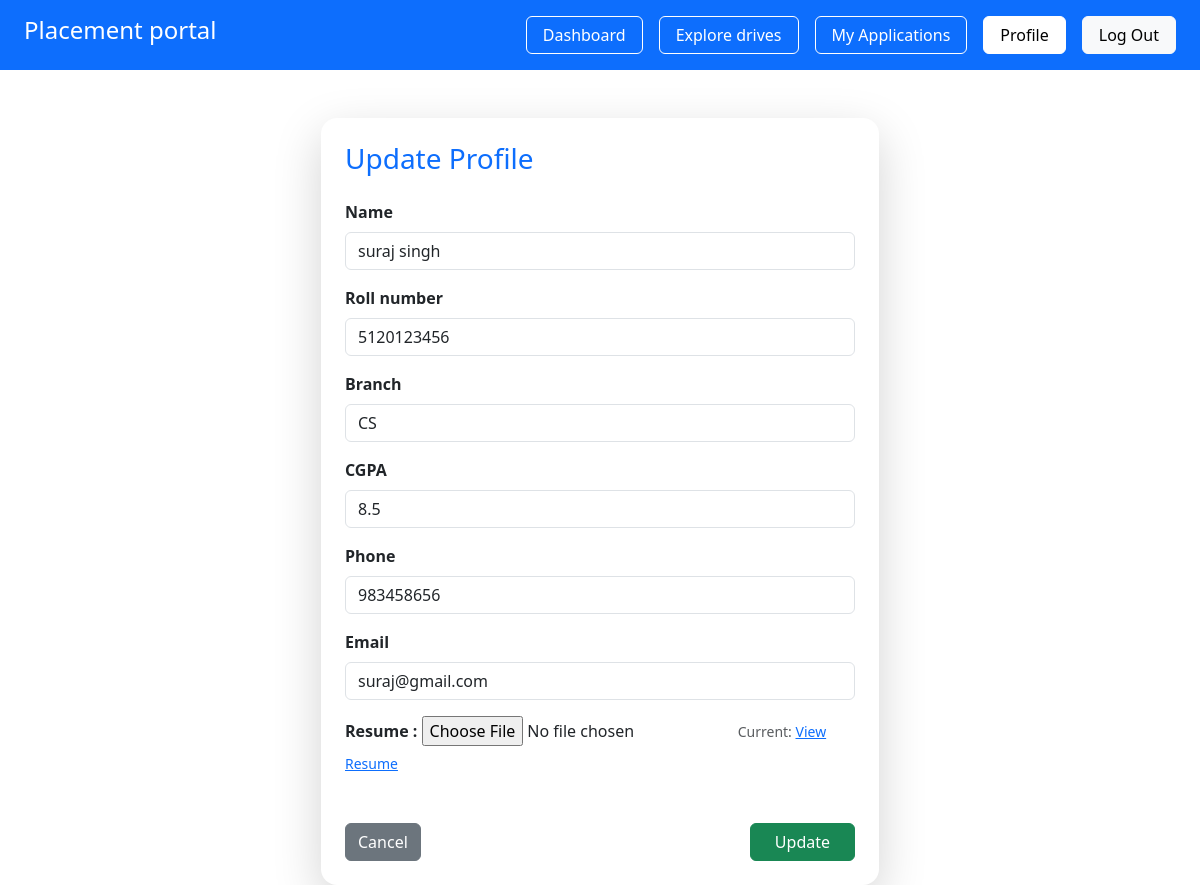
Page /student/stu_profile/1 (signed in) on the earlier database version.
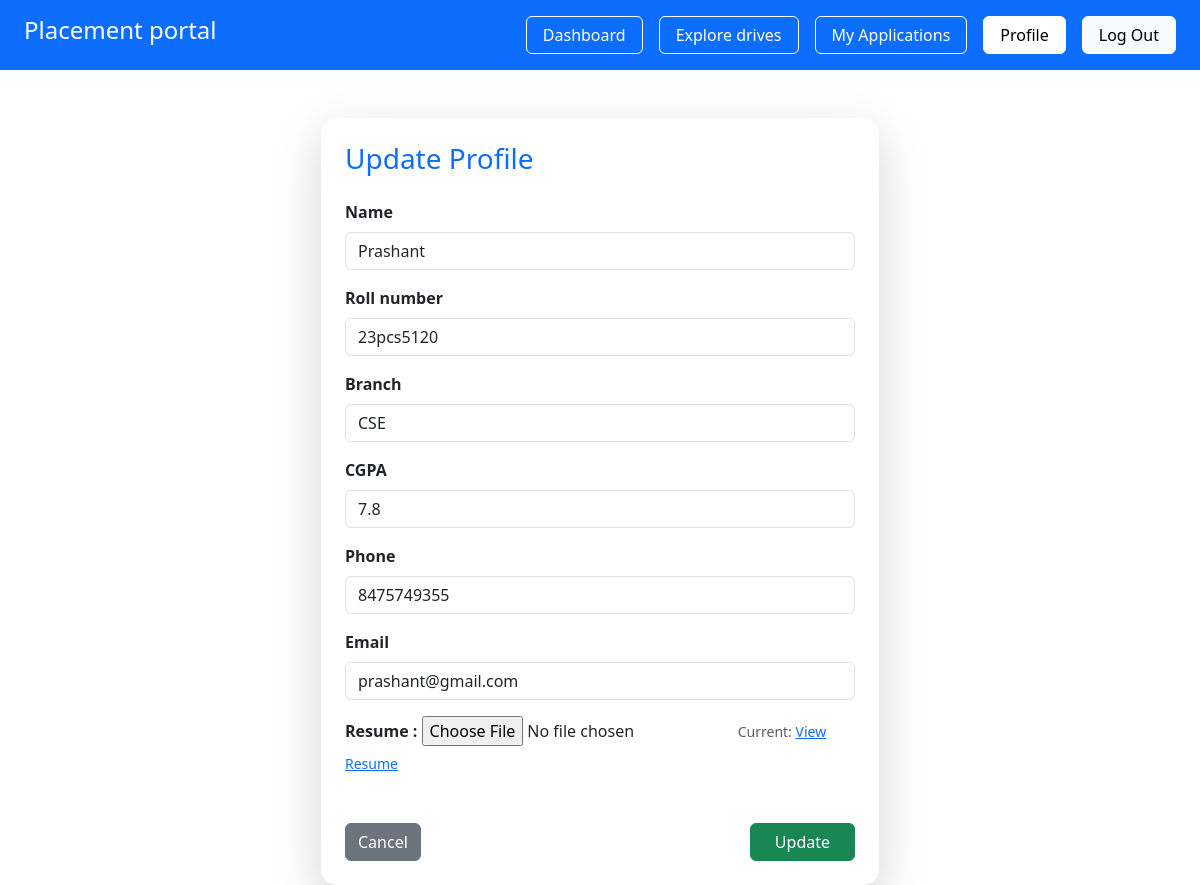
Same page on the later database version.
### app/models.py (models this page shows, shortened)
class Student(db.Model):
     __tablename__ = "students"
     id = db.Column(db.Integer, primary_key=True )
     user_id = db.Column(db.Integer, db.ForeignKey("users.id"), nullable=False)
     name = db.Column(db.String(100), nullable=False)
     roll_no = db.Column(db.String(50), unique=True, nullable=False)
     branch= db.Column(db.String(50))
     cgpa=db.Column(db.Float)
     phone = db.Column(db.String(15))
     resume = db.Column(db.String(200))
     is_blacklisted = db.Column(db.Boolean, default=False)
     user = db.relationship("User", backref=db.backref("student", uselist=False), uselist=False )

class User(UserMixin, db.Model):
     __tablename__ = "users"
     id = db.Column(db.Integer, primary_key=True)
     email = db.Column(db.String(120) , unique=True, nullable=False)
     password = db.Column(db.String(120) , nullable=False)
     role = db.Column(db.String(20), nullable=False)
     is_active = db.Column(db.Boolean, default=True)
     created_at = db.Column(db.DateTime, default=datetime.utcnow)

### app/student/routes.py (the view, shortened to what this page needs)
@student.route('/student/stu_profile/<int:id>', methods=['POST','GET'])
@login_required
def stu_profile(id):
    if current_user.role != "student":
        return "Unauthorized", 403
    curr_student = Student.query.get_or_404(id)
    if curr_student.user_id != current_user.id:
        return "Forbidden", 403
    return render_template ("student/profile.html", curr_student=curr_student)

### app/__init__.py (called while the page is built)
@login_manager.user_loader
def load_user(user_id):
    from app.models import User
    return User.query.get(int(user_id))

### app/templates/student/profile.html (shortened to what this page needs)
{% extends 'base.html' %}
{% block content %}
<div class="container mt-5">
    <div class="card shadow-lg border-0 rounded-4 w-50 mx-auto">
        <div class="card-body p-4">
            <h3 class="mb-4 text-primary">
               Update Profile
            </h3>
     <form method="POST" enctype="multipart/form-data"  >
          <div class="row g-3">
               <div class="col-md-12">
                    <label class="form-label fw-semibold">
                         Name
                    </label>
                    <input type="text"
                           name="name"
                           class="form-control "
                           value="{{ curr_student.name }}"
                           required>
               </div>
               <div class="col-md-12">
                    <label class="form-label fw-semibold">
                         Roll number
                    </label>
                    <input type="text"
                           name="roll_no"
                           class="form-control"
                           value="{{ curr_student.roll_no }}"
                           required>
               </div>
               <div class="col-md-12">
                    <label class="form-label fw-semibold">
                         Branch
                    </label>
                    <input type="text"
                           name="branch"
                           class="form-control"
                           value="{{ curr_student.branch }}"
                           required>
               </div>
               <div class="col-md-12">
                    <label class="form-label fw-semibold">
                         CGPA
                    </label>
                    <input type="text"
                           name="cgpa"
                           class="form-control"
                           value="{{ curr_student.cgpa }}"
                           required>
               </div>
               <div class="col-md-12">
                    <label class="form-label fw-semibold">
                         Phone
                    </label>
                    <input type="text"
                           name="phone"
                           class="form-control"
                           value="{{ curr_student.phone }}"
                           required>
               </div>
               <div class="col-md-12">
                    <label class="form-label fw-semibold">
                         Email
                    </label>
                    <input type="text"
                           name="email"
                           class="form-control"
                           value="{{ curr_student.user.email }}"
                           required>
               </div>
              <div class="col-md-12">
               <label class="form-label fw-semibold ">
                    Resume :
               </label>
               <input type="file" name="resume" accept=".pdf,.doc,.docx">
               {% if curr_student.resume %}
                    <small class="text-muted"> Current:
                         <a href="{{ url_for('static', filename='uploads/' + curr_student.resume) }}" target="_blank">
                              View Resume
                         </a>
                    </small>
               {% endif %}
              </div>
          </div>
                <div class="d-flex justify-content-between mt-5 ">
                    <a href=""
                       class="btn btn-secondary">
                        Cancel
                    </a>
                    <button type="submit"
                            class="btn btn-success px-4">
                        Update
                    </button>
                </div>
     </form>
        </div>
    </div>
</div>
{% endblock %}

Differences in the rows shown:
changed Student: name "suraj singh" → "Prashant"; roll_no "5120123456" → "23pcs5120"; branch "CS" → "CSE"; cgpa "8.5" → "7.8"; phone "983458656" → "8475749355"
changed User: email "suraj@gmail.com" → "prashant@gmail.com"
